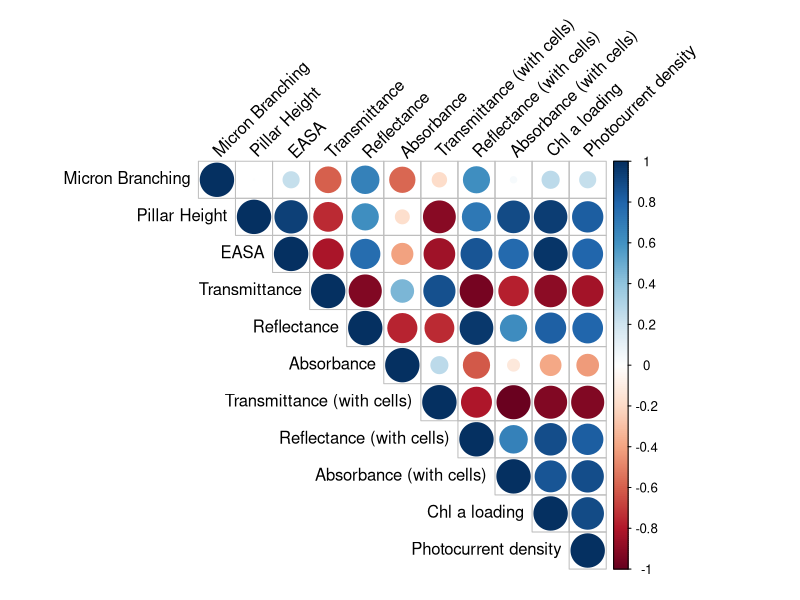
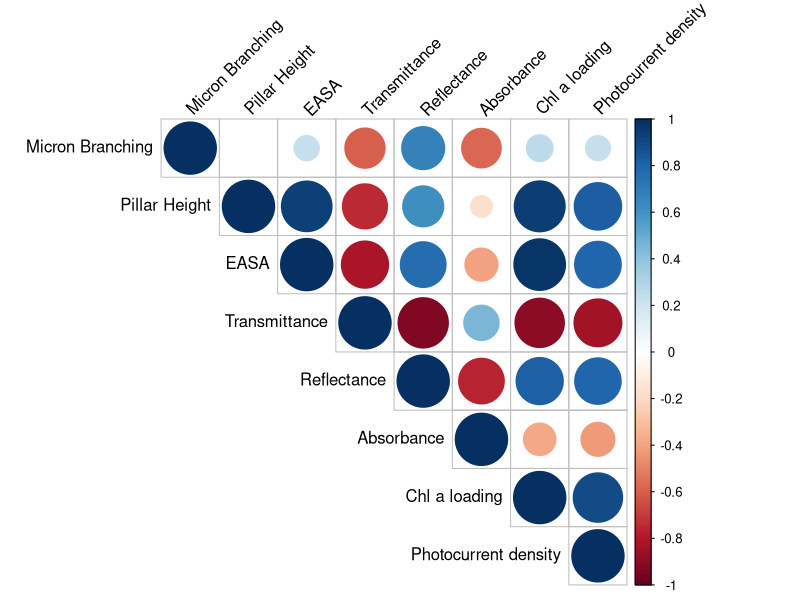
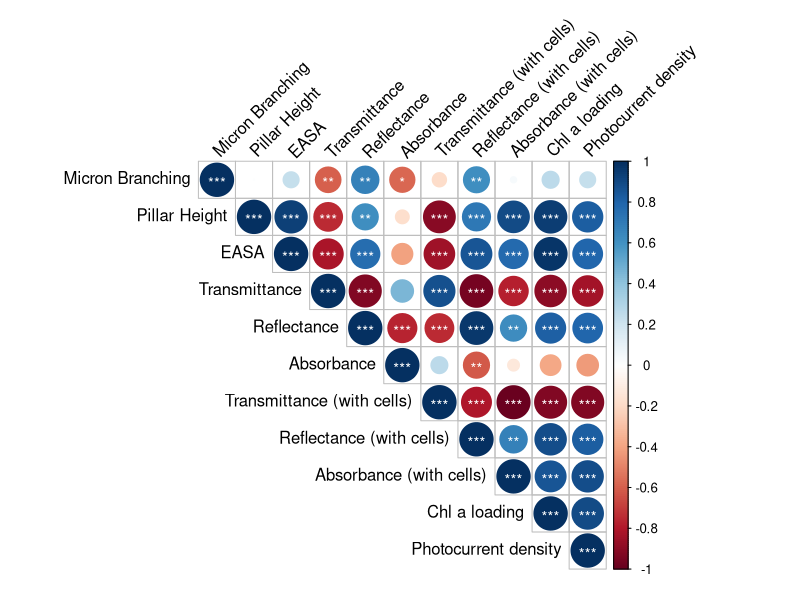
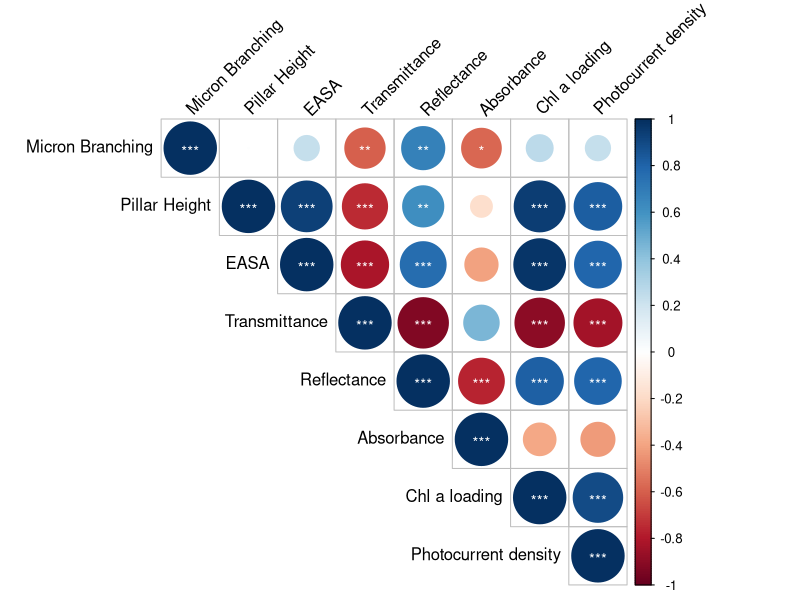

Reproduce these figures in R, in order.
install.packages("readxl")
install.packages("corrplot")

library(readxl)
library(corrplot)


#Data Import
MicroPillar_MeanVariables <- read_excel("MicroPillar_MeanVariables.xlsx")

#Correlation Processing
VariableMeanCorr <- cor(MicroPillar_MeanVariables)
VariableMeanCorrUnloaded <- cor(MicroPillar_MeanVariables[,-(7:9)])

#Confidence Intervals (0.95)
VariableMeanpvalues <- cor.mtest(MicroPillar_MeanVariables, conf.level = 0.95)
VariableMeanUnloadedpvalues <- cor.mtest(MicroPillar_MeanVariables[,-(7:9)], conf.level = 0.95)

#Corrplots
tiff(height=6000, width=6000, file="VariableMeanCorrPlot.tiff",res=600)
VariableMeanCorrPlot <- corrplot(VariableMeanCorr,type="upper", tl.col="black", tl.srt=45)
dev.off()

tiff(height=6000, width=6000, file="VariableMeanCorrPlotUnloadedOnly.tiff",res=600)
VariableMeanCorrUnloadedPlot <- corrplot(VariableMeanCorrUnloaded,type="upper", tl.col="black", tl.srt=45)
dev.off()

#Corrplots with significance

tiff(height=6000, width=6000, file="VariableMeanCorrPlotWithPvalues.tiff",res=600)
VariableMeanCorrPlot <- corrplot(VariableMeanCorr, p.mat = VariableMeanpvalues$p, insig = "label_sig", sig.level = c(.01, .05, .1), pch.cex = .9, pch.col = "white", type="upper", tl.col="black", tl.srt=45)
dev.off()

tiff(height=6000, width=6000, file="VariableMeanCorrPlotUnloadedOnlyWithPvalues.tiff",res=600)
VariableMeanCorrUnloadedPlot <- corrplot(VariableMeanCorrUnloaded, p.mat = VariableMeanUnloadedpvalues$p, insig = "label_sig", sig.level = c(.01, .05, .1), pch.cex = .9, pch.col = "white",type="upper", tl.col="black", tl.srt=45)
dev.off()